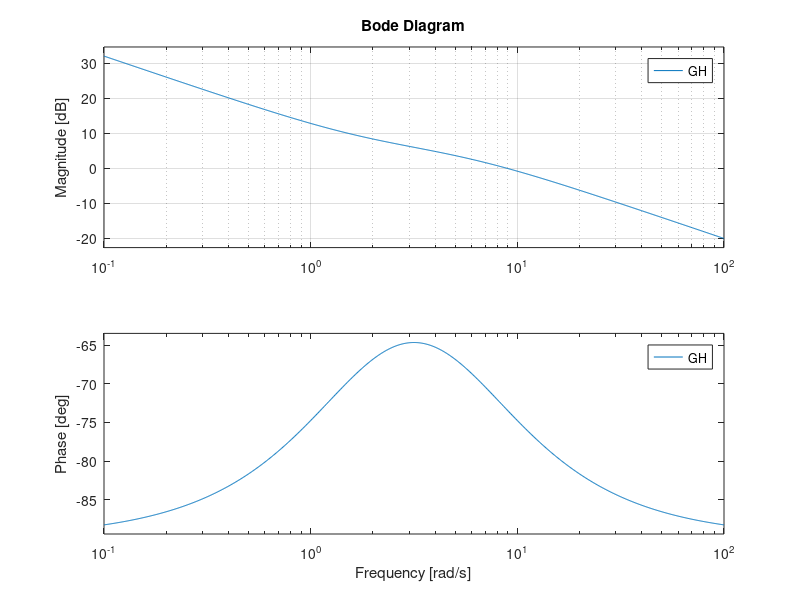

Reproduce this figure in MATLAB.
clear all;
clc;

%Type 1 system where n-m = 1%

N = [10 20];
D = conv([1 0], [1  5]);

GH = tf(N, D);


figure;
subplot(2,2,1);
rlocus(GH);

subplot(2,2,3);
nyquist(GH);
axis([-100 100 -100 100])
grid;

% Margins
[Gm,Pm,Wgm,Wpm] = margin(GH)

subplot(1,2,2, 'replace');
bode(GH);
grid;
